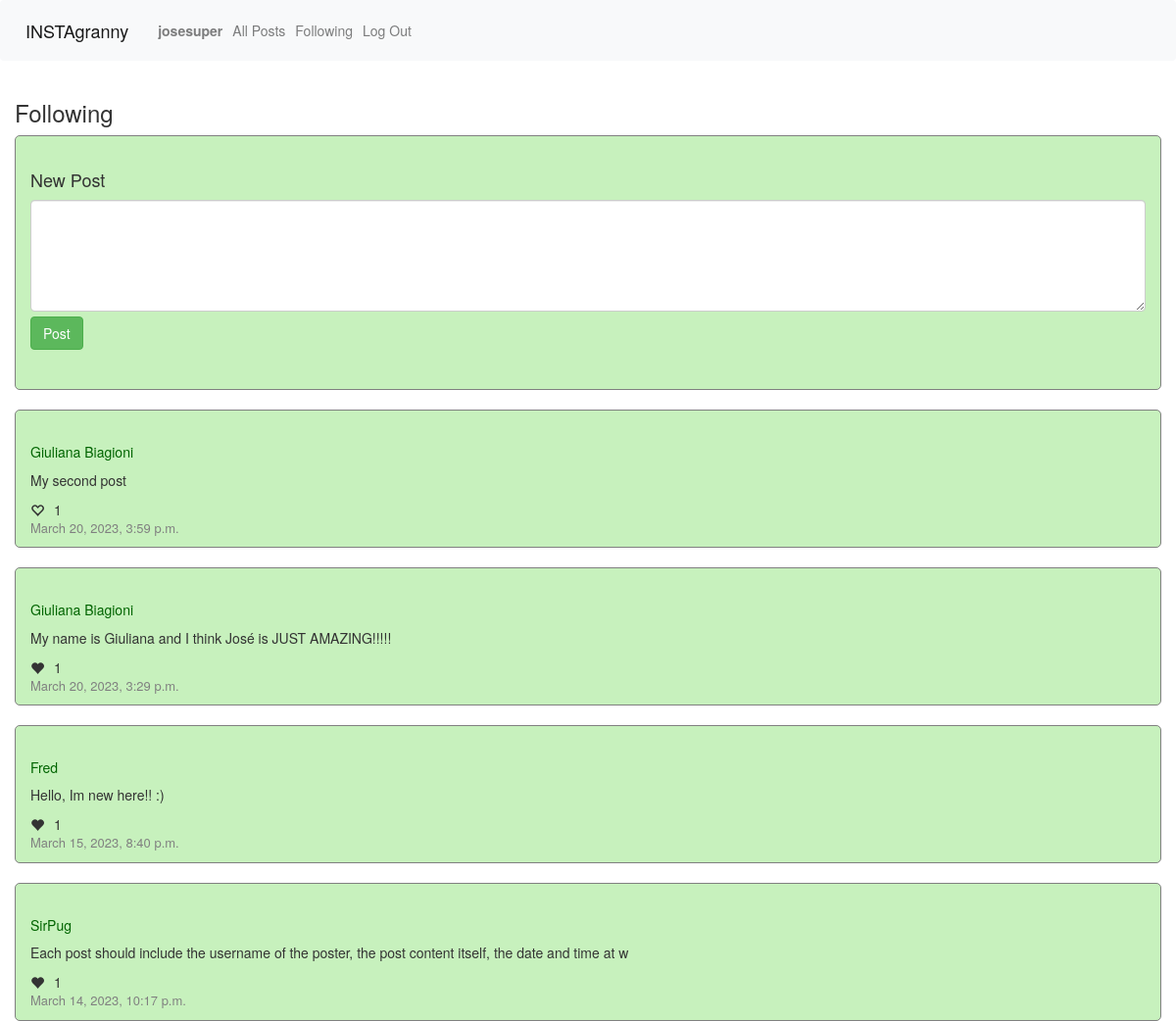
The page /following (signed in) on the database its author committed.
### network/models.py (models this page shows, shortened)
class User(AbstractUser):
    followers = models.ManyToManyField('self', symmetrical=False, blank=True, related_name="following")
    def __str__(self):
        return f"{self.username}"

class Post(models.Model):
    poster = models.ForeignKey(User,on_delete=models.PROTECT, related_name="user_posts")
    body = models.TextField(max_length=300)
    liked_by = models.ManyToManyField(User, blank=True, related_name='liked_posts')
    timestamp = models.DateTimeField(default=datetime.today)

### network/views.py (the view)
# urls.py: path("following",views.following, name="following"),
@login_required
def following(request):
    if request.method == "POST":
        form = NewPostform(request.POST)
        if form.is_valid:
            newpost = Post(poster = request.user, body = request.POST["body"])
            newpost.save()
        return HttpResponseRedirect(reverse("network:index"))
    else:
        user = request.user
        followedprofiles = user.following.all()
        posts = []
        for followedprofile in followedprofiles:
            posts_from_profile = Post.objects.filter(poster = followedprofile)
            for post in posts_from_profile:
                posts.append(post)
        posts = sorted(posts, key=lambda x: x.timestamp, reverse=True)
        page_number = request.GET.get('page', 1)
        paginator = Paginator(posts, 10)
        page = paginator.get_page(page_number)
        return render(request, "network/index.html", {
            "NewPostform": NewPostform,
            "page": page,
            "heading": "Following"
        })

### network/templates/network/index.html (shortened to what this page needs)
{% extends "network/layout.html" %}
{% load static %}
{% block body %}
<div class="container-fluid">
    <h3>{{ heading }}</h3>
    {% if user.is_authenticated %}
    <div class="newpost-section">
        <h4>New Post</h4>
        <form action="{% url 'network:index' %}" method="post">
            <div class="form-group">
                {{ NewPostform }}
                <button type="submit" id="submit" class="btn btn-success">Post</button>
            </div>
        </form>
    </div>
    {% endif %}
    {% for post in page %}
    <div class="post-section">
        <h5><a id="post-poster-{{ post.id }}" class="profilename" href="/{{ post.poster }}">{{ post.poster }}</a></h5>
        <p id="post-body-{{ post.id }}">{{ post.body }}</p>
        <div class="row align-items-center">
            <div id="likes-{{ post.id }}" class="col heart-col">
                {% if user in post.liked_by.all %}
                <i class="glyphicon glyphicon-heart" data-liked="True" data-like="{{ post.id }}"></i>
                {% else %}
                <i class="glyphicon glyphicon-heart-empty" data-liked="False" data-like="{{ post.id }}"></i>
                {% endif %}
                <p id="like-count-{{ post.id }}">{{ post.liked_by.all|length }}</p>
            </div>
        </div>
        <p class="timestamp">{{ post.timestamp }}</p>
    </div>
    {% endfor %}
</div>
{% endblock %}

### network/templates/network/layout.html (shortened to what this page needs)
{% load static %}
<!DOCTYPE html>
<html lang="en">
    <head>
        <link rel="stylesheet" href="https://stackpath.bootstrapcdn.com/bootstrap/4.4.1/css/bootstrap.min.css">
        <link href="{% static 'network/styles.css' %}" rel="stylesheet">
        <link rel="stylesheet" href="https://maxcdn.bootstrapcdn.com/bootstrap/3.3.7/css/bootstrap.min.css">
    </head>
    <body>
        <nav class="navbar navbar-expand-lg navbar-light bg-light">
            <a class="navbar-brand" href="#">INSTAgranny</a>
            <div>
              <ul class="navbar-nav mr-auto">
                {% if user.is_authenticated %}
                    <li class="nav-item">
                        <a class="nav-link" href="{{ user.username }}"><strong>{{ user.username }}</strong></a>
                    </li>
                {% endif %}
                <li class="nav-item">
                  <a class="nav-link" href="{% url 'network:index' %}">All Posts</a>
                </li>
                {% if user.is_authenticated %}
                    <li class="nav-item">
                        <a class="nav-link" href="{% url 'network:following' %}">Following</a>
                    </li>
                    <li class="nav-item">
                        <a class="nav-link" href="{% url 'network:logout' %}">Log Out</a>
                    </li>
                {% endif %}
              </ul>
            </div>
          </nav>
        <div class="body">
            {% block body %}
            {% endblock %}
        </div>
    </body>
</html>

### network/static/network/styles.css (style rules this page uses)
#submit { margin-top: 5px; }
.newpost-section { border-style: solid; border-width: thin; border-color: grey; border-radius: 5px; padding: 25px 15px 25px 15px; background-color: #c7f1bd; }
.post-section { margin-top: 20px; border-style: solid; border-width: thin; border-color: grey; border-radius: 5px; padding: 25px 15px 0px 15px; background-color: #c7f1bd; }
.post-section .heart-col { padding-right: 10px; }
.heart-col { display: inline-flex; align-items: center; }
.heart-col p { margin-left: 10px; margin-bottom: 0; }
.timestamp { font-size: small; color: grey; }
.profilename { color: darkgreen; }

### rows shown on the page
User: username "josesuper"
Post: poster "Giuliana Biagioni", body "My second post", liked_by.all|length "1", timestamp "March 20, 2023, 3:59 p.m."
Post: poster "Giuliana Biagioni", body "My name is Giuliana and I think José is JUST AMAZING!!!!!", liked_by.all|length "1", timestamp "March 20, 2023, 3:29 p.m."
Post: poster "Fred", body "Hello, Im new here!! :)", liked_by.all|length "1", timestamp "March 15, 2023, 8:40 p.m."
Post: poster "SirPug", body "Each post should include the username of the poster, the post content itself, the date and time at w", liked_by.all|length "1", timestamp "March 14, 2023, 10:17 p.m."

### other values the page prints
{{ heading }} "Following"
